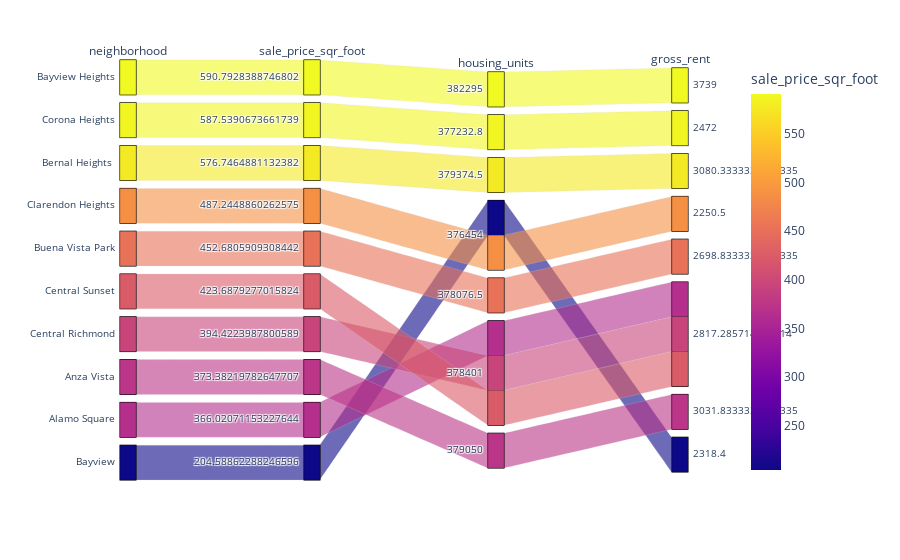

The notebook cell this image was saved under:
### Code cell
parallel_categories()

### Figure 1 — Plotly figure (JSON) as saved in the notebook; plotly's stock layout.template omitted (floating-point values rounded to 4 significant figures)
{"data": [{"dimensions": [{"label": "neighborhood", "values": ["Bayview Heights", "Corona Heights", "Bernal Heights ", "Clarendon Heights", "Buena Vista Park", "Central Sunset", "Central Richmond", "Anza Vista", "Alamo Square", "Bayview"]}, {"label": "sale_price_sqr_foot", "values": [590.8, 587.5, 576.7, 487.2, 452.7, 423.7, 394.4, 373.4, 366.0, 204.6]}, {"label": "housing_units", "values": [382295, 377200.0, 379400.0, 376454, 378100.0, 378401, 378401, 379050, 378401, 376454]}, {"label": "gross_rent", "values": [3739, 2472, 3080.0, 2250.0, 2699.0, 2817.0, 2817.0, 3032.0, 2817.0, 2318.0]}], "domain": {"x": [0, 1], "y": [0, 1]}, "line": {"color": [590.8, 587.5, 576.7, 487.2, 452.7, 423.7, 394.4, 373.4, 366.0, 204.6], "coloraxis": "coloraxis"}, "name": "", "type": "parcats"}], "layout": {"coloraxis": {"colorbar": {"title": {"text": "sale_price_sqr_foot"}}, "colorscale": [[0, "#0d0887"], [0.1111, "#46039f"], [0.2222, "#7201a8"], [0.3333, "#9c179e"], [0.4444, "#bd3786"], [0.5556, "#d8576b"], [0.6667, "#ed7953"], [0.7778, "#fb9f3a"], [0.8889, "#fdca26"], [1, "#f0f921"]]}, "legend": {"tracegroupgap": 0}, "margin": {"t": 60}}}
